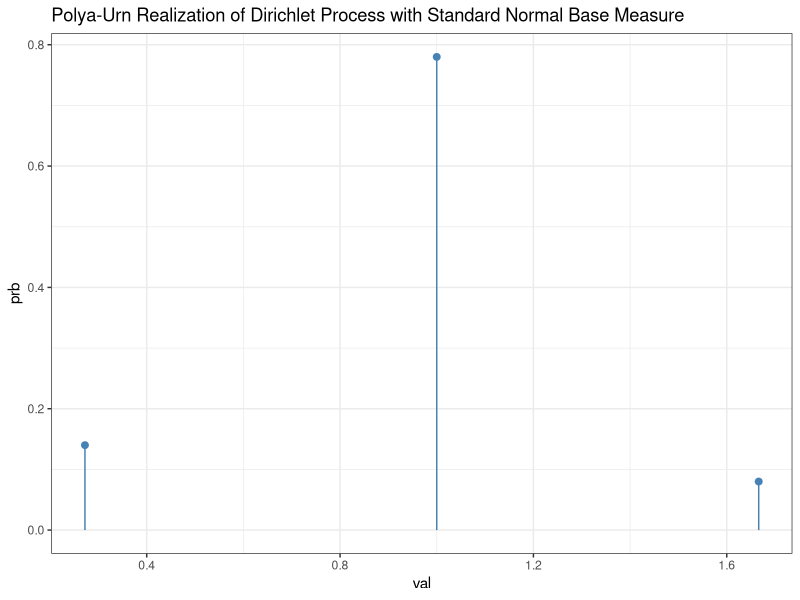

Write R code to recreate this figure.
## ---- chunk 1
library(ggplot2)
## ---- chunk 2
# predictive distribution of a DP
blackwell_macqueen_sampler <- function(N, alpha, g0 = function() rnorm(1)) {
  theta <- numeric(N)
  theta[1] <- g0()  # theta_1 = G0
  # then, construct iteratively
  for (n in 2:N) {
    p_new <- alpha / (alpha + n - 1)
    if (runif(1) < p_new) {
      # sample new value from G0
      theta[n] <- g0()
    } else {
      # sample uniformly from existing theta_1, ..., theta_{n-1}
      theta[n] <- sample(theta[1:(n - 1)], size = 1)
    }
  }

  return(theta)
}
samples <- blackwell_macqueen_sampler(N = 100, alpha = 0.3)
freqs <- (table(samples) / length(samples))
theta_n <- data.frame(val = as.numeric(rownames(freqs)),
                      prb = as.numeric(freqs))
# theta_n # realization of RV \Theta_n
ggplot(theta_n, aes(x = val, y = prb)) +
  geom_segment(aes(x = val, xend = val, y = 0, yend = prb), color = "steelblue") +
  geom_point(size = 2, color = "steelblue") +
  theme_bw() +
  ggtitle("Polya-Urn Realization of Dirichlet Process with Standard Normal Base Measure")
